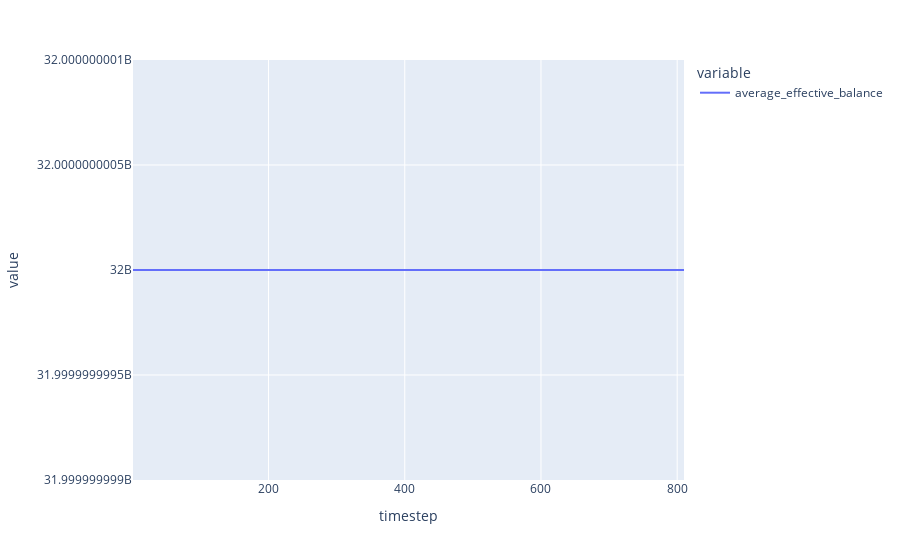

Write notebook code for a chart like this one.
### Code cell
df.plot(x='timestep', y=['average_effective_balance'])

### Figure 1 — Plotly figure (JSON) as saved in the notebook; plotly's stock layout.template omitted (floating-point values rounded to 4 significant figures; data arrays with more than 128 entries replaced by an {"elided": "..."} marker saying what was removed)
{"data": [{"hovertemplate": "variable=average_effective_balance<br>timestep=%{x}<br>value=%{y}<extra></extra>", "legendgroup": "average_effective_balance", "line": {"color": "#636efa", "dash": "solid"}, "mode": "lines", "name": "average_effective_balance", "orientation": "v", "showlegend": true, "type": "scatter", "x": {"elided": "810 int values"}, "xaxis": "x", "y": {"elided": "810 int values"}, "yaxis": "y"}], "layout": {"legend": {"title": {"text": "variable"}, "tracegroupgap": 0}, "margin": {"t": 60}, "xaxis": {"anchor": "y", "domain": [0, 1], "title": {"text": "timestep"}}, "yaxis": {"anchor": "x", "domain": [0, 1], "title": {"text": "value"}}}}
